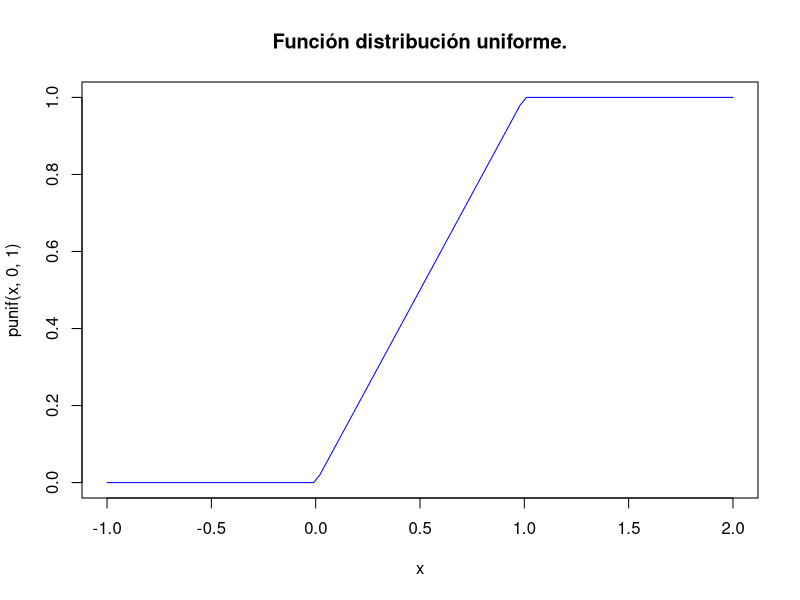
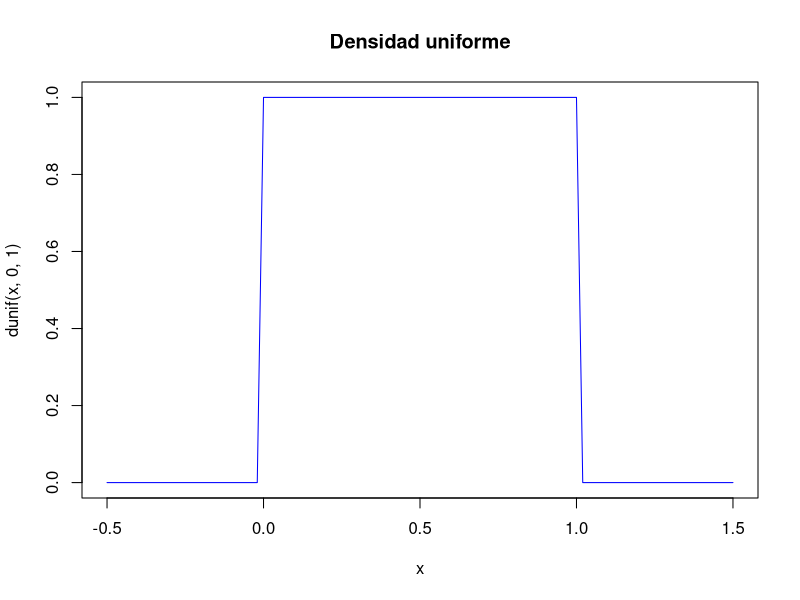

R code for these plots, in order:
## ---- chunk 1
knitr::opts_chunk$set(echo = TRUE)
## ---- chunk 2
curve(punif(x,0,1),xlim=c(-1,2),col="blue",
      main="Función distribución uniforme.")
## ---- chunk 3
curve(dunif(x,0,1),xlim=c(-0.5,1.5),col="blue",
      main="Densidad uniforme")
